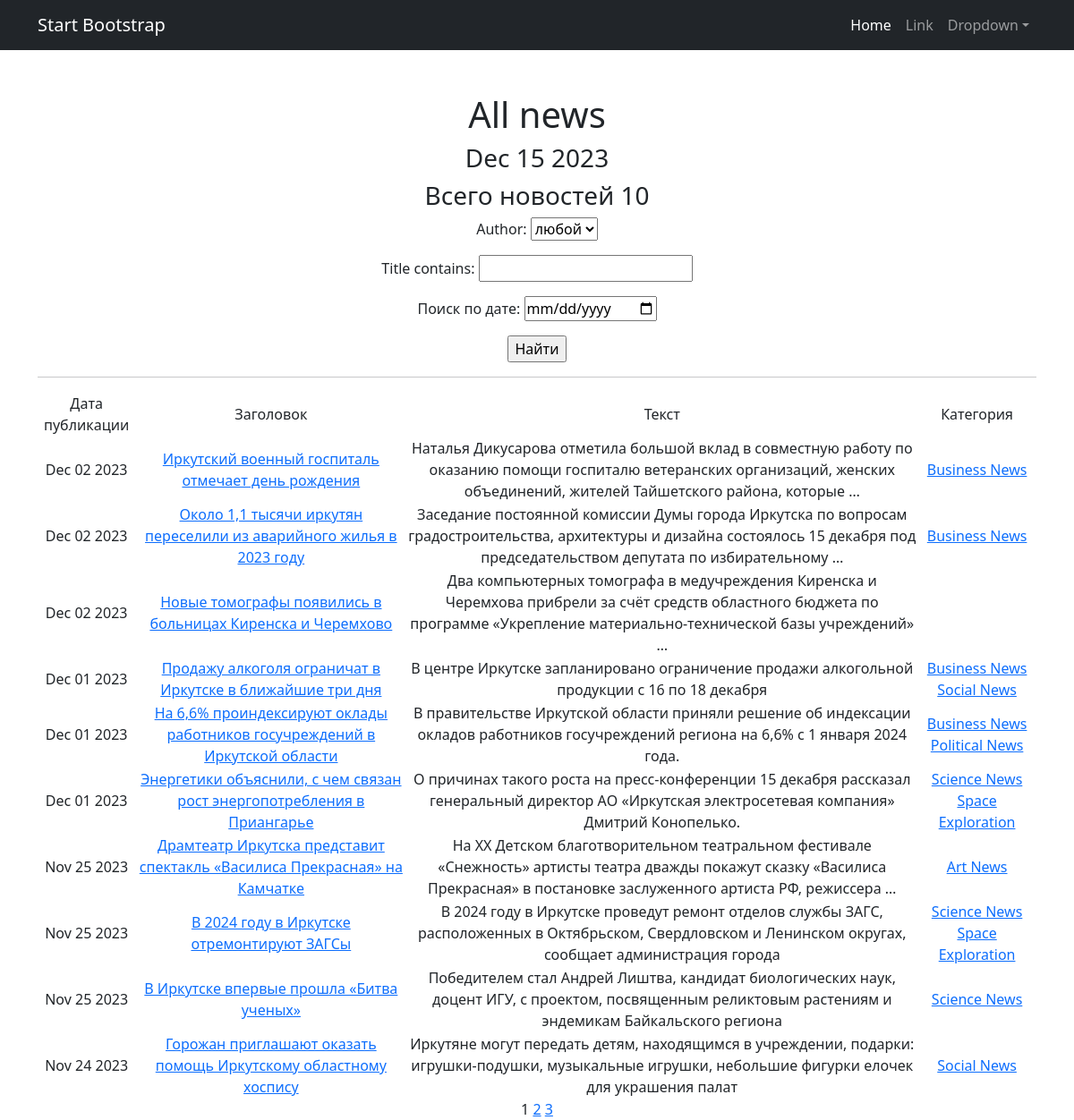
Page /news/ on the committed database.
### news_portal/models.py (models this page shows, shortened)
class Post(models.Model):
    news = "NS"
    article = "AC"
    TYPE = [
        (news, 'News'),
        (article, 'Article')
    ]
    author = models.ForeignKey("Author", on_delete=models.CASCADE)
    type = models.CharField(max_length=2, choices=TYPE, default=news)
    post_time_in = models.DateTimeField(auto_now_add=True)
    category = models.ManyToManyField("Category", through="PostCategory")
    title = models.CharField(max_length=255)
    post_text = models.TextField()
    post_rating = models.FloatField(default=0.0)

class Category(models.Model):
    name = models.CharField(max_length=255, unique=True)
    subscribers = models.ManyToManyField(User, related_name='categories')
    def __str__(self):
      return self.name.title()

### news_portal/views.py (the view)
# urls.py: path('', (NewsList.as_view()), name='news_list'),
class NewsList(ListView):
    model = Post
    ordering = '-post_time_in'
    template_name = 'news.html'
    context_object_name = 'news'
    paginate_by = 10
    def get_queryset(self):
        queryset = super().get_queryset()
        self.filterset = PostFilter(self.request.GET, queryset)
        return self.filterset.qs
    def get_context_data(self, **kwargs):
        context = super().get_context_data(**kwargs)
        context['filterset'] = self.filterset
        return context

### news_portal/models.py (called while the page is built)
    def __str__(self):
        return self.user.username

### news_portal/templatetags/news_filters.py (called while the page is built)
@register.filter()
def cenzor(value):
    mat = ['редиска', 'баран', 'козел', 'дурак']
    word = ''
    text = value.split()
    for i in range(len(text)):
        for j in mat:
            if j in text[i].lower():
                for c in (text[i]):
                    word += '*' if c.isalpha() else c
                    text[i] = text[i][0] + word
    return ' '.join(text)

### news_portal/templatetags/news_tags.py (called while the page is built)
@register.simple_tag()
def current_time(format_string='%b %d %Y'):
   return datetime.utcnow().strftime(format_string)

@register.simple_tag(takes_context=True)
def url_replace(context, **kwargs):
   d = context['request'].GET.copy()
   for k, v in kwargs.items():
       d[k] = v
   return d.urlencode()

### templates/news.html (shortened to what this page needs)
{% extends 'flatpages/default.html' %}
{% load news_filters %}
{% load news_tags %}
{% block content %}
    <h1>All news</h1>
    <h3>{% current_time '%b %d %Y' %}</h3>
    <h3>Всего новостей {{ news | length }}</h3>
    <form action="" method="get">
        {{ filterset.form.as_p }}
        <input type="submit" value="Найти" />
    </form>
    <hr>
    {% if news %}
       <table>
           <tr>
               <td>Дата публикации</td>
               <td>Заголовок</td>
               <td>Текст</td>
               <td>Категория</td>
           </tr>
           {% for post in news %}
           <tr>
               <td>{{ post.post_time_in | date:'M d Y' }}</td>
               <td><a href="{{ post.id }}">{{ post.title | cenzor }}</a></td>
               <td>{{ post.post_text | truncatewords:20 | cenzor }}</td>
               <td>{% for category in post.category.all %}
                <a href="categories/{{ category.id }}" >{{category}}</a>
                {% endfor %}
                </td>
           </tr>
           {% endfor %}
       </table>
   {% else %}
       <h2>Актульных новостей нет</h2>
   {% endif %}
   {{ page_obj.number }}
   {% if page_obj.has_next %}
       <a href="?{% url_replace page=page_obj.next_page_number %}">{{ page_obj.next_page_number }}</a>
       {% if paginator.num_pages != page_obj.next_page_number %}
           <a href="?{% url_replace page=page_obj.paginator.num_pages %}">{{ page_obj.paginator.num_pages }}</a>
       {% endif %}
   {% endif %}
{% endblock content %}

### templates/flatpages/default.html (shortened to what this page needs)
<!DOCTYPE html>
<html lang="en">
    <head>
        {% load static %}
        <link href="{% static 'css/styles.css' %}" rel="stylesheet" />
    </head>
    <body>
        <nav class="navbar navbar-expand-lg navbar-dark bg-dark">
            <div class="container">
                <a class="navbar-brand" href="#">Start Bootstrap</a>
                <div class="collapse navbar-collapse" id="navbarSupportedContent">
                    <ul class="navbar-nav ms-auto mb-2 mb-lg-0">
                        <li class="nav-item"><a class="nav-link active" aria-current="page" href="#">Home</a></li>
                        <li class="nav-item"><a class="nav-link" href="#">Link</a></li>
                        <li class="nav-item dropdown">
                            <a class="nav-link dropdown-toggle" id="navbarDropdown" href="#" role="button" data-bs-toggle="dropdown" aria-expanded="false">Dropdown</a>
                        </li>
                    </ul>
                </div>
            </div>
        </nav>
        <div class="container">
            <div class="text-center mt-5">
                {% block content %}{% endblock content %}
            </div>
        </div>
    </body>
</html>

### rows in the picture
Post: post_time_in "Dec 02 2023", title|cenzor "Иркутский военный госпиталь отмечает день рождения", post_text|cenzor "Наталья Дикусарова отметила большой вклад в совместную работу по оказанию помощи госпиталю ветеранских организаций, женских объединений, жителей Тайшетского района, которые …"
Category: name "Business News"
Post: post_time_in "Dec 02 2023", title|cenzor "Около 1,1 тысячи иркутян переселили из аварийного жилья в 2023 году", post_text|cenzor "Заседание постоянной комиссии Думы города Иркутска по вопросам градостроительства, архитектуры и дизайна состоялось 15 декабря под председательством депутата по избирательному …"
Post: post_time_in "Dec 02 2023", title|cenzor "Новые томографы появились в больницах Киренска и Черемхово", post_text|cenzor "Два компьютерных томографа в медучреждения Киренска и Черемхова прибрели за счёт средств областного бюджета по программе «Укрепление материально-технической базы учреждений» …"
Post: post_time_in "Dec 01 2023", title|cenzor "Продажу алкоголя ограничат в Иркутске в ближайшие три дня", post_text|cenzor "В центре Иркутске запланировано ограничение продажи алкогольной продукции с 16 по 18 декабря"
Category: name "Social News"
Post: post_time_in "Dec 01 2023", title|cenzor "На 6,6% проиндексируют оклады работников госучреждений в Иркутской области", post_text|cenzor "В правительстве Иркутской области приняли решение об индексации окладов работников госучреждений региона на 6,6% с 1 января 2024 года."
Category: name "Political News"
Post: post_time_in "Dec 01 2023", title|cenzor "Энергетики объяснили, с чем связан рост энергопотребления в Приангарье", post_text|cenzor "О причинах такого роста на пресс-конференции 15 декабря рассказал генеральный директор АО «Иркутская электросетевая компания» Дмитрий Конопелько."
Category: name "Science News"
Category: name "Space Exploration"
Post: post_time_in "Nov 25 2023", title|cenzor "Драмтеатр Иркутска представит спектакль «Василиса Прекрасная» на Камчатке", post_text|cenzor "На ХХ Детском благотворительном театральном фестивале «Снежность» артисты театра дважды покажут сказку «Василиса Прекрасная» в постановке заслуженного артиста РФ, режиссера …"
Category: name "Art News"
Post: post_time_in "Nov 25 2023", title|cenzor "В 2024 году в Иркутске отремонтируют ЗАГСы", post_text|cenzor "В 2024 году в Иркутске проведут ремонт отделов службы ЗАГС, расположенных в Октябрьском, Свердловском и Ленинском округах, сообщает администрация города"
Post: post_time_in "Nov 25 2023", title|cenzor "В Иркутске впервые прошла «Битва ученых»", post_text|cenzor "Победителем стал Андрей Лиштва, кандидат биологических наук, доцент ИГУ, c проектом, посвященным реликтовым растениям и эндемикам Байкальского региона"
Post: post_time_in "Nov 24 2023", title|cenzor "Горожан приглашают оказать помощь Иркутскому областному хоспису", post_text|cenzor "Иркутяне могут передать детям, находящимся в учреждении, подарки: игрушки-подушки, музыкальные игрушки, небольшие фигурки елочек для украшения палат"

### other values in the picture
{{ news | length }} "10"
{{ page_obj.number }} "1"
{{ page_obj.next_page_number }} "2"
{{ page_obj.paginator.num_pages }} "3"
